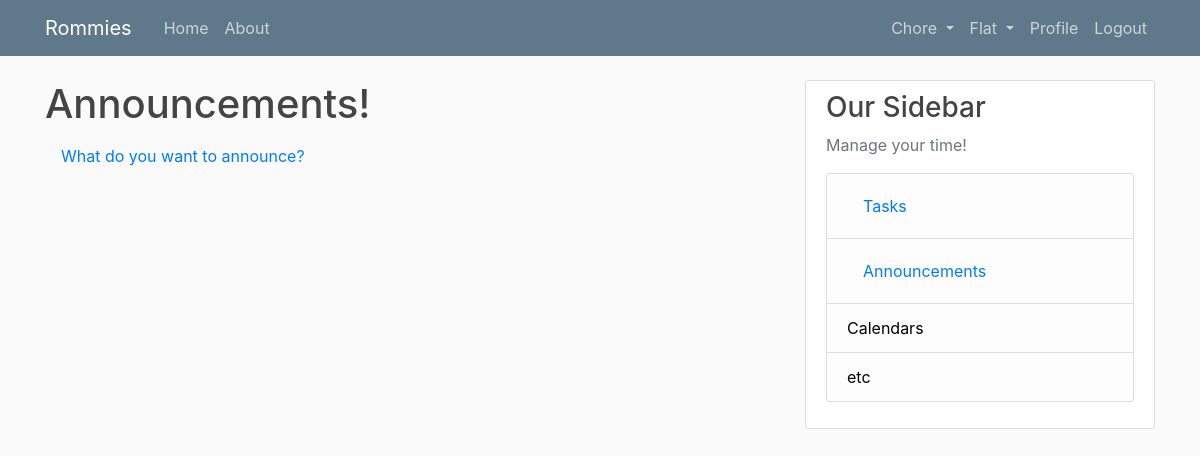
The page /announcements/ (signed in) on the database as committed earlier.
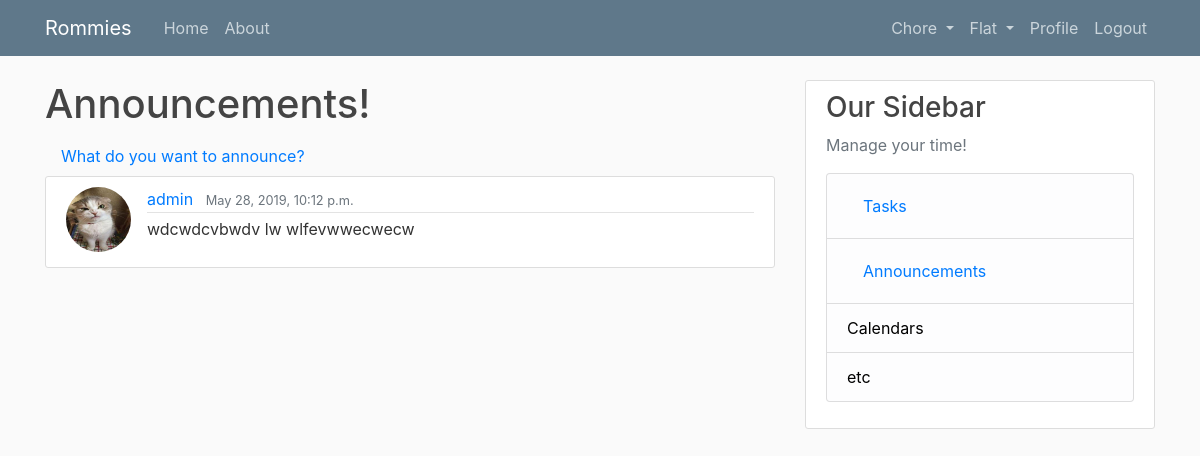
The same page on the database as committed later.
### flat/models.py (models this page shows, shortened)
class Announcement(models.Model):
    text = models.TextField()
    date = models.DateTimeField(default=timezone.now)
    user = models.ForeignKey(User, on_delete=models.CASCADE)
    flat = models.ForeignKey(Flat, on_delete=models.CASCADE)

### users/models.py (models this page shows, shortened)
class Profile(models.Model):
    user = models.OneToOneField(User, on_delete=models.CASCADE)
    image = models.ImageField(default='default.jpg', upload_to='profile_pics')
    flats = models.ManyToManyField(Flat, related_name='profiles')
    active_flat = models.ForeignKey(Flat, null=True, default=None,
                                    on_delete=models.SET_DEFAULT,
                                    related_name='active_profiles')

### flat/views.py (the view)
# urls.py: path('announcements/', views.announcements, name='flat-announcements'),
@login_required
def announcements(request):
    if request.user.profile.active_flat is None:
        return redirect('new-flat')
    else:
        context = {
            'announcements': request.user.profile.active_flat.announcement_set.all().order_by('-date')
        }
        return render(request, 'flat/announcements.html', context)

### flat/templates/flat/announcements.html
{% extends "flat/base.html" %}
{% block content %}
    <h1>Announcements!</h1>
    <a class="nav-item nav-link" href="{% url 'new-announcement' %}">What do you want to announce?</a>
    {% for announcement in announcements %}
        <article class="media content-section">
          <img class="rounded-circle article-img" src="{{ announcement.user.profile.image.url }}">
          <div class="media-body">
            <div class="article-metadata">
              <a class="mr-2" href="#">{{ announcement.user }}</a>
              <small class="text-muted">{{ announcement.date}}</small>
            </div>
              <p class="article-content"> {{ announcement.text }}</p>
          </div>
        </article>
    {% endfor %}
{% endblock content %}

### flat/templates/flat/base.html (shortened to what this page needs)
{% load static %}
<!DOCTYPE html>
<html>
<head>
    <link rel="stylesheet" href="https://maxcdn.bootstrapcdn.com/bootstrap/4.0.0/css/bootstrap.min.css">
    <link rel="stylesheet" type="text/css" href="{% static 'flat/main.css' %}">
</head>
<body>
    <header class="site-header">
      <nav class="navbar navbar-expand-md navbar-dark bg-steel fixed-top">
        <div class="container">
          <a class="navbar-brand mr-4" href="{% url 'flat-home' %}">Rommies</a>
          <div class="collapse navbar-collapse" id="navbarToggle">
            <div class="navbar-nav mr-auto">
              <a class="nav-item nav-link" href="{% url 'flat-home' %}">Home</a>
              <a class="nav-item nav-link" href="{% url 'about-app' %}">About</a>
            </div>
            <div class="navbar-nav">
              {% if user.is_authenticated %}
                  <li class="nav-item dropdown">
                    <a class="nav-link dropdown-toggle" href="#" id="navbarDropdownMenuLink" data-toggle="dropdown" aria-haspopup="true" aria-expanded="false">
                      Chore
                    </a>
                  </li>
                  <li class="nav-item dropdown">
                    <a class="nav-link dropdown-toggle" href="#" id="navbarDropdownMenuLink" data-toggle="dropdown" aria-haspopup="true" aria-expanded="false">
                      Flat
                    </a>
                  </li>
                <a class="nav-item nav-link" href="{% url 'profile' %}">Profile</a>
                <a class="nav-item nav-link" href="{% url 'logout' %}">Logout</a>
              {% else %}
                <a class="nav-item nav-link" href="{% url 'login' %}">Login</a>
                <a class="nav-item nav-link" href="{% url 'register' %}">Register</a>
              {% endif %}
            </div>
          </div>
        </div>
      </nav>
    </header>
    <main role="main" class="container">
      <div class="row">
        <div class="col-md-8">
          {% block content %}{% endblock %}
        </div>
        <div class="col-md-4">
          <div class="content-section">
            <h3>Our Sidebar</h3>
            <p class='text-muted'>Manage your time!
              <ul class="list-group">
                <li class="list-group-item list-group-item-light">
                    <a class="nav-item nav-link" href="{% url 'your-chores' %}">Tasks</a>
                </li>
                <li class="list-group-item list-group-item-light">
                    <a class="nav-item nav-link" href="{% url 'flat-announcements' %}">Announcements</a>
                </li>
                <li class="list-group-item list-group-item-light">Calendars</li>
                <li class="list-group-item list-group-item-light">etc</li>
              </ul>
            </p>
          </div>
        </div>
      </div>
    </main>
</body>
</html>

### flat/static/flat/main.css (style rules this page uses)
body { background: #fafafa; color: #333333; margin-top: 5rem; }
h1, h2, h3, h4, h5, h6 { color: #444444; }
ul { margin: 0; }
.bg-steel { background-color: #5f788a; }
.site-header .navbar-nav .nav-link { color: #cbd5db; }
.content-section { background: #ffffff; padding: 10px 20px; border: 1px solid #dddddd; border-radius: 3px; margin-bottom: 20px; }
.article-content { white-space: pre-line; }
.article-img { height: 65px; width: 65px; margin-right: 16px; }
.article-metadata { padding-bottom: 1px; margin-bottom: 4px; border-bottom: 1px solid #e3e3e3 }
.list-group-item { color: black; }

Rows that differ between the two databases and show on the page:
added Announcement: user.profile.image (placeholder picture), user "admin", date "May 28, 2019, 10:12 p.m.", text "wdcwdcvbwdv lw wlfevwwecwecw"
